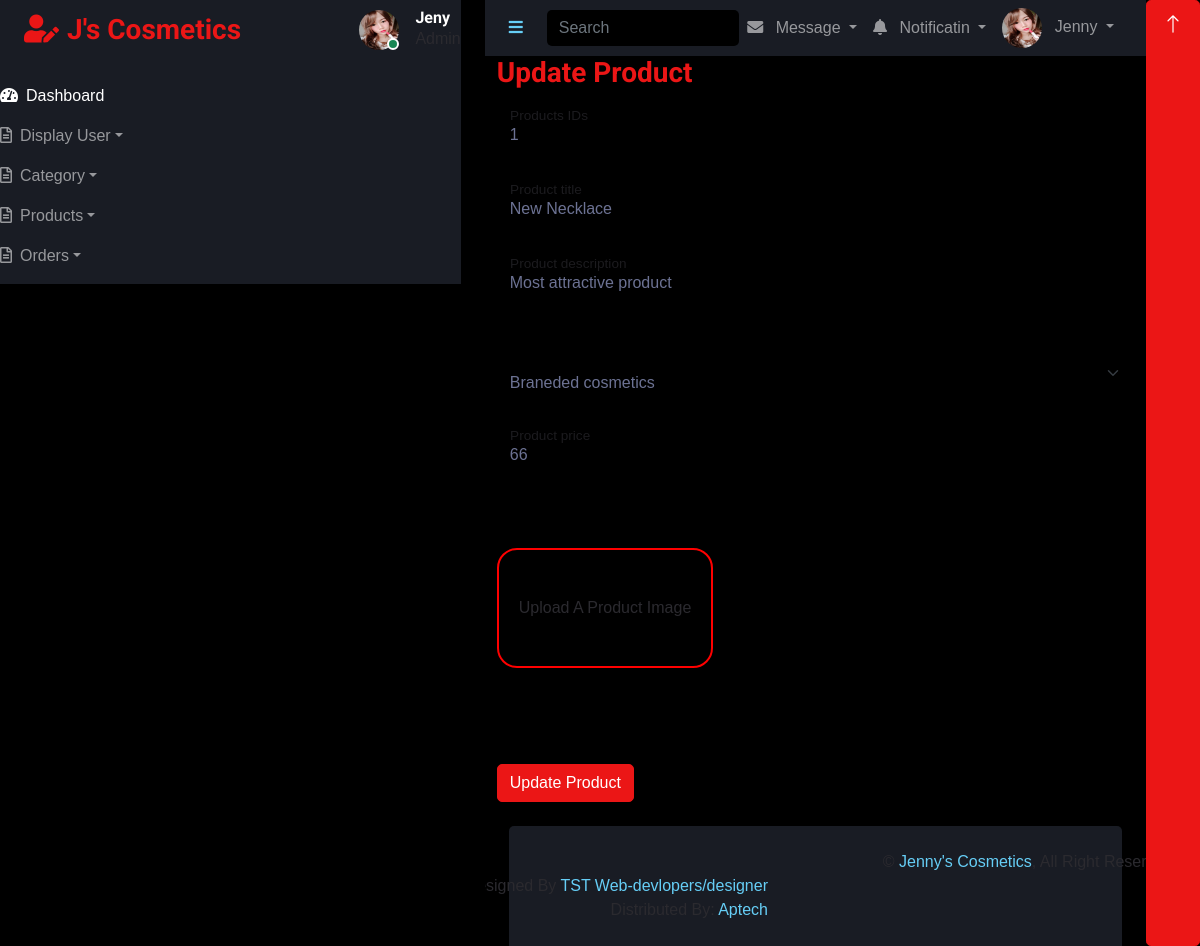
/admin/updproduct.php?id=1, run on the app's committed database.
### tables this page shows
CREATE TABLE `addproduct` (
  `pid` int(11) NOT NULL,
  `ptitle` varchar(255) NOT NULL,
  `pdescription` text NOT NULL,
  `pcategory` int(255) NOT NULL,
  `pprice` varchar(255) NOT NULL,
  `pimage` varchar(255) NOT NULL,
  `status` tinyint(4) NOT NULL DEFAULT 1
);

### admin/updproduct.php (the view, shortened to what this page needs)
<?php
require('../includes/config.php');
$pro_fetch = $_GET['id'];
$pro_id = "SELECT * FROM `addproduct` WHERE pid = '$pro_fetch'";
$con_db = mysqli_query($connection,$pro_id);
 if(mysqli_num_rows($con_db) > 0){
    while($up_db = mysqli_fetch_assoc($con_db)){
?>
<!DOCTYPE html>
<html lang="en">
<head>
    <link href="https://cdnjs.cloudflare.com/ajax/libs/font-awesome/5.10.0/css/all.min.css" rel="stylesheet">
    <link href="https://cdn.jsdelivr.net/npm/bootstrap-icons@1.4.1/font/bootstrap-icons.css" rel="stylesheet">
    <link href="lib/owlcarousel/assets/owl.carousel.min.css" rel="stylesheet">
    <link href="lib/tempusdominus/css/tempusdominus-bootstrap-4.min.css" rel="stylesheet" />
    <link href="css/bootstrap.min.css" rel="stylesheet">
    <link href="css/style.css" rel="stylesheet">
</head>
<body>
    <div class="container-fluid position-relative d-flex p-0">
        <?php
        include('sidebar.php');
        ?>
        <div class="content">
            <?php
            include('navbar.php');
            ?>
          <div class="container-fluid">
                        <h3 class="text-primary">Update Product</h3>
                        <form action="updprodetails.php" method="post" enctype= "multipart/form-data">
                        <div class="form-floating mb-3">
                            <input type="text" name="pid" class="form-control" id="floatingText" placeholder="Prouct ID" value="<?php echo $up_db['pid'];?>">
                            <label for="pid">Products IDs</label>
                        </div>
                        <div class="form-floating mb-3">
                            <input type="text" name="ptitle" class="form-control" id="floatingText" placeholder="Prouct Title" value="<?php echo $up_db['ptitle'];?>">
                            <label for="ptitle" >Product title</label>
                        </div>
                        <div class="form-floating mb-3">
                            <input type="text" name="pdesc" class="form-control" id="floatingInput" placeholder="Product Discription" value="<?php echo $up_db['pdescription'];?>">
                            <label for="pdesc" >Product description</label>
                        </div>
                        <div class="form-floating mb-3">
                  <br>
                <?php
                $products = "SELECT * from `addcat`";
                $result1 = mysqli_query($connection, $products);
                if(mysqli_num_rows($result1) > 0) {
                  ?>
                <select class="form-select col-md-12" name="pcat" aria-label="Default select example">
                    <?php
                    while($row = mysqli_fetch_assoc($result1)){
                    ?>
                    <option value="<?php echo $row['id']?>"><?php echo  $row['name']?></option>
                    <?php
                    }
                    }
                    ?>
                </select>
                </div>
                        <div class="form-floating mb-4">
                            <input type="text" name="pprice" class="form-control" id="floatingPrice" placeholder="Product price" value="<?php echo $up_db['pprice'];?>">
                            <label for="cdesc">Product price</label>
                        </div>
                        <div class=" mb-4 py-5">
                            <label for="imgFile">
                                <div class="addFile">
                                    Upload A Product Image
                                </div>
                            </label>
                        </div>
                        <br>
                        <input type="submit"  class="btn btn-primary btn-user btn-block"  value="Update Product"name="submit">
                        </form>
        </div>
       <?php
    }
       }
       ?>
          <?php
          include('footer.php');
          ?>
        </div>
        <a href="#" class="btn btn-lg btn-primary btn-lg-square back-to-top"><i class="bi bi-arrow-up"></i></a>
    </div>
</body>
</html>

### admin/sidebar.php (shortened to what this page needs)
<div class="sidebar pe-4 pb-3">
            <nav class="navbar bg-secondary navbar-dark">
                <a href="index.php" class="navbar-brand mx-4 mb-3">
                    <h3 class="text-primary"><i class="fa fa-user-edit me-2"></i>J's Cosmetics </h3>
                </a>
                <div class="d-flex align-items-center ms-4 mb-4">
                    <div class="position-relative">
                        <img class="rounded-circle" src="./img/jeny.jpg" alt="" style="width: 40px; height: 40px;">
                        <div class="bg-success rounded-circle border border-2 border-white position-absolute end-0 bottom-0 p-1"></div>
                    </div>
                    <div class="ms-3">
                        <h6 class="mb-0">Jeny</h6>
                        <span>Admin</span>
                    </div>
                </div>
                <div class="navbar-nav w-100">
                    <a href="index.php" class="nav-item nav-link active"><i class="fa fa-tachometer-alt me-2"></i>Dashboard</a>
                    <div class="nav-item dropdown">
                        <a href="#" class="nav-link dropdown-toggle" data-bs-toggle="dropdown"><i class="far fa-file-alt me-2"></i>Display User</a>
                    </div>
                    <div class="nav-item dropdown">
                        <a href="#" class="nav-link dropdown-toggle" data-bs-toggle="dropdown"><i class="far fa-file-alt me-2"></i>Category</a>
                    </div>
                    <div class="nav-item dropdown">
                        <a href="#" class="nav-link dropdown-toggle" data-bs-toggle="dropdown"><i class="far fa-file-alt me-2"></i>Products</a>
                        <div class="nav-item dropdown">
                        <a href="#" class="nav-link dropdown-toggle" data-bs-toggle="dropdown"><i class="far fa-file-alt me-2"></i>Orders</a>
                    </div>
                </div>
            </nav>
        </div>

### admin/navbar.php (shortened to what this page needs)
<nav class="navbar navbar-expand bg-secondary navbar-dark sticky-top px-4 py-0">
                <a href="#" class="sidebar-toggler flex-shrink-0">
                    <i class="fa fa-bars"></i>
                </a>
                <form class="d-none d-md-flex ms-4">
                    <input class="form-control bg-dark border-0" type="search" placeholder="Search">
                </form>
                <div class="navbar-nav align-items-center ms-auto">
                    <div class="nav-item dropdown">
                        <a href="#" class="nav-link dropdown-toggle" data-bs-toggle="dropdown">
                            <i class="fa fa-envelope me-lg-2"></i>
                            <span class="d-none d-lg-inline-flex">Message</span>
                        </a>
                    </div>
                    <div class="nav-item dropdown">
                        <a href="#" class="nav-link dropdown-toggle" data-bs-toggle="dropdown">
                            <i class="fa fa-bell me-lg-2"></i>
                            <span class="d-none d-lg-inline-flex">Notificatin</span>
                        </a>
                    </div>
                    <div class="nav-item dropdown">
                        <a href="#" class="nav-link dropdown-toggle" data-bs-toggle="dropdown">
                            <img class="rounded-circle me-lg-2" src="img/jeny.jpg" alt="" style="width: 40px; height: 40px;">
                            <span class="d-none d-lg-inline-flex">Jenny</span>
                        </a>
                    </div>
                </div>
            </nav>

### admin/updproduct.php (style rules this page uses)
.addFile { padding: 20px; height: 120px; border: 2px solid red; border-radius: 20PX; display: flex; align-items: center; justify-content: center; }

### data on the page
addproduct: pid "1", ptitle "New Necklace", pdesc "Most attractive product", pprice "66"

### other printed values
form field pcat "Braneded cosmetics"
